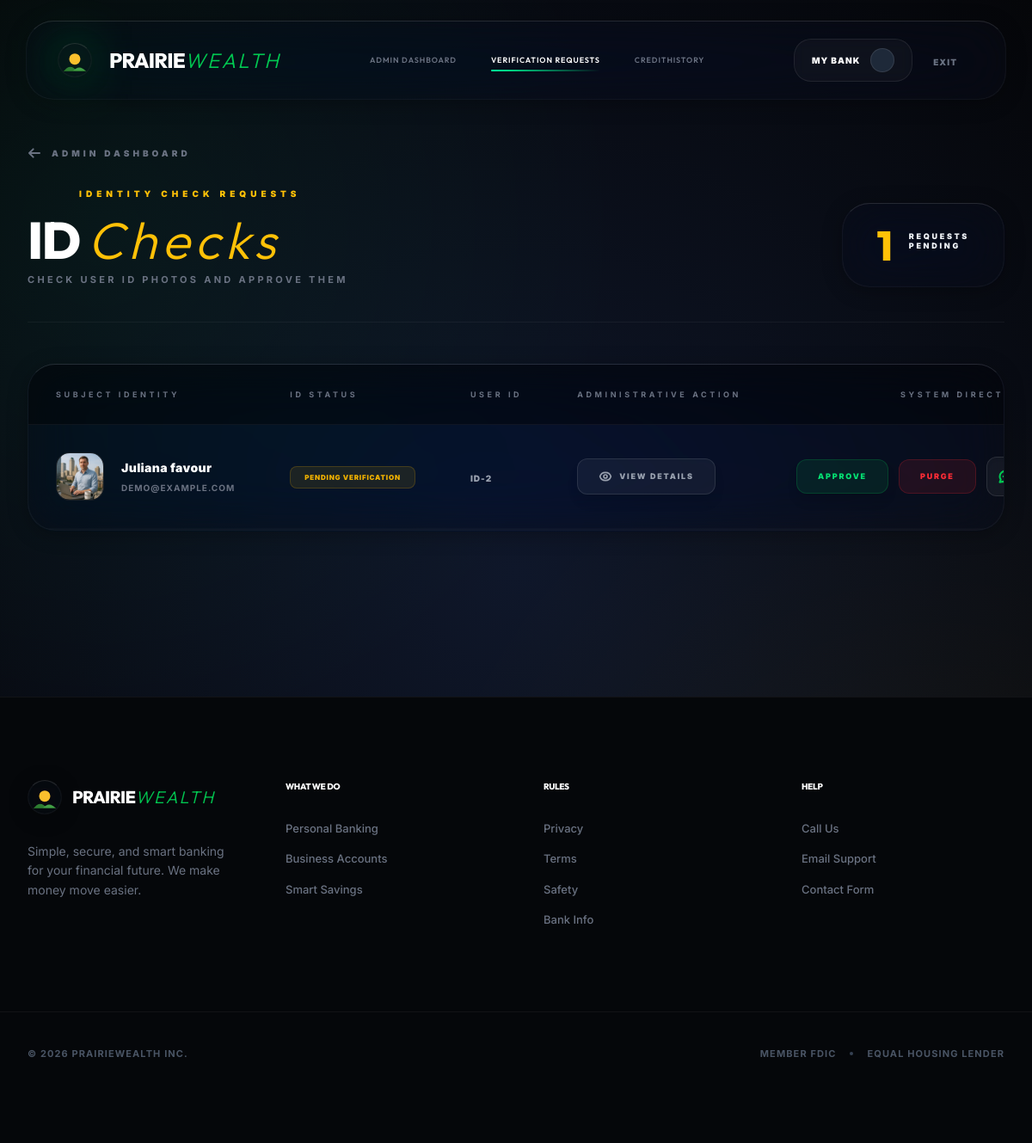
Page /management/verifications/ (signed in) on the committed database.
### bankapp/models.py (models this page shows, shortened)
class UserProfile(models.Model):
    user = models.OneToOneField(User, on_delete=models.CASCADE)
    profile_picture = models.ImageField(upload_to='profile_pics/', blank=True, null=True)
    checking_account_number = models.CharField(max_length=10, default=generate_account_number)
    savings_account_number = models.CharField(max_length=10, default=generate_account_number)
    checking_balance = models.DecimalField(max_digits=12, decimal_places=2, default=0.00)
    savings_balance = models.DecimalField(max_digits=12, decimal_places=2, default=0.00)
    savings_apy = models.DecimalField(max_digits=5, decimal_places=2, default=4.25)
    phone_number = models.CharField(max_length=20, blank=True, null=True)
    ssn = models.CharField(max_length=11, blank=True, null=True) # Usually hashed in production, but plaintext for this demo
    dob = models.DateField(blank=True, null=True)
    address_line1 = models.CharField(max_length=255, blank=True, null=True)
    city = models.CharField(max_length=100, blank=True, null=True)
    state = models.CharField(max_length=50, blank=True, null=True)
    zip_code = models.CharField(max_length=10, blank=True, null=True)
    citizenship = models.CharField(max_length=100, default='United States')
    occupation = models.CharField(max_length=100, blank=True, null=True)
    verification_status = models.CharField(max_length=20, default='unverified') # 'unverified', 'pending', 'verified'
    id_front = models.FileField(upload_to='verification_docs/', null=True, blank=True)
    id_back = models.FileField(upload_to='verification_docs/', null=True, blank=True)
    last_login_at = models.DateTimeField(null=True, blank=True)
    previous_login_at = models.DateTimeField(null=True, blank=True)

### bankapp/views.py (the view)
# urls.py: path('management/verifications/', views.verification_queue, name='verification_queue'),
@staff_member_required(login_url='login')
def verification_queue(request):
    if not request.user.is_superuser:
        return redirect('dashboard')
    pending_verifications = UserProfile.objects.filter(verification_status='pending').order_by('-user__date_joined')
    return render(request, 'bankapp/verification_queue.html', {
        'pending_users': pending_verifications,
        'pending_count': pending_verifications.count()
    })

### bankapp/templates/bankapp/verification_queue.html (shortened to what this page needs)
{% extends 'bankapp/base.html' %}
{% block content %}
<div class="max-w-7xl mx-auto px-4 sm:px-6 lg:px-8 py-10 relative z-10 pb-24">
    <div class="mb-12 flex flex-col md:flex-row md:items-end justify-between gap-6 border-b border-white/5 pb-10">
        <div>
            <a href="{% url 'custom_admin' %}" class="group inline-flex items-center text-[10px] font-black uppercase tracking-[0.4em] text-gray-500 hover:text-green-400 transition-all mb-8">
                <svg class="h-4 w-4 mr-3 transform group-hover:-translate-x-2 transition-transform" fill="none" viewBox="0 0 24 24" stroke="currentColor"><path stroke-linecap="round" stroke-linejoin="round" stroke-width="3" d="M10 19l-7-7m0 0l7-7m-7 7h18"></path></svg>
                Admin Dashboard
            </a>
            <div class="flex items-center space-x-3 mb-4">
                <span class="w-12 h-[1px] bg-gold/30"></span>
                <span class="text-gold font-black text-[10px] uppercase tracking-[0.5em]">Identity Check Requests</span>
            </div>
            <h1 class="text-4xl md:text-6xl font-heading font-black text-white tracking-tighter">
                ID <span class="text-gold italic font-light tracking-widest">Checks</span>
            </h1>
            <p class="text-gray-500 font-bold mt-2 text-[11px] uppercase tracking-[0.3em]">Check user ID photos and approve them</p>
        </div>
        <div class="glass-card bg-gold/[0.02] border-gold/20 px-10 py-6 rounded-[2rem] flex items-center shadow-[0_20px_40px_rgba(212,175,55,0.1)] relative overflow-hidden group">
            <span class="text-5xl font-heading font-black text-gold mr-5 relative z-10">{{ pending_users.count }}</span>
            <div class="relative z-10">
                <p class="text-[9px] font-black uppercase tracking-[0.3em] text-gold/60 leading-tight">Requests<br>Pending</p>
                <div class="w-full h-[1px] bg-gold/20 mt-2"></div>
            </div>
        </div>
    </div>
    <div class="glass-card rounded-[2.5rem] overflow-hidden border-white/5 shadow-[0_40px_80px_rgba(0,0,0,0.6)]">
        <div class="overflow-x-auto relative scrollbar-visible">
            <table class="w-full text-left whitespace-nowrap">
                <thead class="bg-black/40 border-b border-white/5">
                    <tr class="text-[9px] font-black text-gray-500 uppercase tracking-[0.4em]">
                        <th class="px-8 py-7">Subject Identity</th>
                        <th class="px-8 py-7">ID Status</th>
                        <th class="px-8 py-7">User ID</th>
                        <th class="px-8 py-7">Administrative Action</th>
                        <th class="px-8 py-7 text-right">System Directive</th>
                    </tr>
                </thead>
                <tbody class="divide-y divide-white/5">
                    {% for p in pending_users %}
                    <tr class="hover:bg-white/[0.03] transition-all group">
                        <td class="px-8 py-8">
                            <div class="flex items-center">
                                <div class="w-14 h-14 rounded-2xl bg-black/50 border border-white/10 flex items-center justify-center text-white font-black shadow-inner overflow-hidden transition-transform group-hover:scale-110">
                                    {% if p.profile_picture %}
                                    <img src="{{ p.profile_picture.url }}" class="w-full h-full object-cover">
                                    {% else %}
                                    <span class="text-lg opacity-40">{{ p.user.username|slice:":1"|upper }}</span>
                                    {% endif %}
                                </div>
                                <div class="ml-5">
                                    <div class="text-sm font-black text-white tracking-wide group-hover:text-gold transition-colors">{{ p.user.get_full_name|default:p.user.username }}</div>
                                    <div class="text-[10px] text-gray-500 font-bold uppercase tracking-widest mt-1.5">{{ p.user.email }}</div>
                                </div>
                            </div>
                        </td>
                        <td class="px-8 py-8">
                            <span class="inline-flex items-center px-4 py-1.5 rounded-lg text-[8px] font-black uppercase tracking-widest bg-yellow-500/10 text-yellow-500 border border-yellow-500/20 animate-pulse">Pending Verification</span>
                        </td>
                        <td class="px-8 py-8">
                            <span class="text-[10px] font-black text-gray-400 uppercase tracking-widest leading-none">ID-{{ p.user.id }}</span>
                        </td>
                        <td class="px-8 py-8">
                            <a href="{% url 'verification_detail' p.user.id %}" class="inline-flex items-center px-6 py-3 bg-white/5 hover:bg-gold border border-white/10 hover:border-gold text-gray-400 hover:text-black rounded-xl text-[9px] font-black uppercase tracking-[0.2em] transition-all shadow-lg group-hover:scale-105">
                                View Details
                            </a>
                        </td>
                        <td class="px-8 py-8 text-right">
                            <div class="flex items-center justify-end space-x-3">
                                <form action="{% url 'approve_verification' p.user.id %}" method="POST" class="inline">
                                    <button type="submit" class="bg-green-500/10 hover:bg-green-500 border border-green-500/20 hover:border-green-500 text-green-400 hover:text-black px-6 py-3 rounded-xl text-[9px] font-black uppercase tracking-[0.2em] transition-all shadow-lg active:scale-95" disabled>
                                        APPROVE
                                    </button>
                                </form>
                                <form action="{% url 'reject_verification' p.user.id %}" method="POST" onsubmit="return confirm('Purge unverified document cache? This action is immutable.')" class="inline">
                                    <button type="submit" class="bg-red-500/10 hover:bg-red-500/20 border border-red-500/20 text-red-500 px-6 py-3 rounded-xl text-[9px] font-black uppercase tracking-[0.2em] transition-all active:scale-95">
                                        PURGE
                                    </button>
                                </form>
                                <button onclick="openAdminChat('{{ p.user.id }}', '{{ p.user.get_full_name|default:p.user.username }}')" class="p-3 bg-white/5 border border-white/10 hover:bg-white/10 text-white rounded-xl transition-all shadow-inner group-hover:scale-105" title="Relay Support">
                                </button>
                            </div>
                        </td>
                    </tr>
                    {% endfor %}
                </tbody>
            </table>
        </div>
    </div>
</div>
{% endblock %}

### bankapp/templates/bankapp/base.html (style rules this page uses)
:root { --pw-dark: #050609; --pw-alt: #080A0F; --pw-card: rgba(10, 14, 23, 0.4); --pw-card-heavy: rgba(10, 14, 23, 0.85); --pw-border: rgba(255, 255, 255, 0.04); --pw-border-glow: rgba(255, 255, 255, 0.08); --pw-green: #00FF99; --pw-green-glow: rgba(0, 255, 153, 0.15); --pw-gold: #FFC107; --pw-gold-glow: rgba(255, 193, 7, 0.15); --pw-font-main: 'Inter', system-ui, -apple-system, sans-serif; --pw-font-heading: 'Outfit', sans-serif; }
body { background-color: var(--pw-dark); color: #F1F5F9; font-family: var(--pw-font-main); overflow-x: hidden; -webkit-font-smoothing: antialiased; background-image: radial-gradient(circle at 10% 20%, rgba(0, 255, 153, 0.05) 0%, transparent 40%), radial-gradient(circle at 90% 80%, rgba(255, 193, 7, 0.05) 0%, transparent 40%), radial-gradient(circle at 50% 50%, rgba(15, 23, 42, 1) 0%, var(--pw-dark) 100%); background-attachment: fixed; }
.glass-card { background: var(--pw-card); backdrop-filter: blur(28px) saturate(220%); -webkit-backdrop-filter: blur(28px) saturate(220%); border: 1px solid var(--pw-border); border-top: 1px solid rgba(255, 255, 255, 0.12); box-shadow: 0 4px 24px -1px rgba(0, 0, 0, 0.3), 0 0 1px 0 rgba(255, 255, 255, 0.1) inset; border-radius: 2rem; transition: all 0.5s cubic-bezier(0.19, 1, 0.22, 1); }
.text-gold { color: var(--pw-gold); }
h1, h2, h3, h4, .font-heading { font-family: var(--pw-font-heading); letter-spacing: -0.03em; font-weight: 800; }
.overflow-x-auto { scroll-behavior: smooth; border-bottom: 2px solid rgba(255,255,255,0.02); }

### rows in the picture
UserProfile: profile_picture (picture), user.get_full_name "Juliana favour", user.email "DEMO@EXAMPLE.COM", user.id "2"

### other values in the picture
{{ pending_users.count }} "1"
